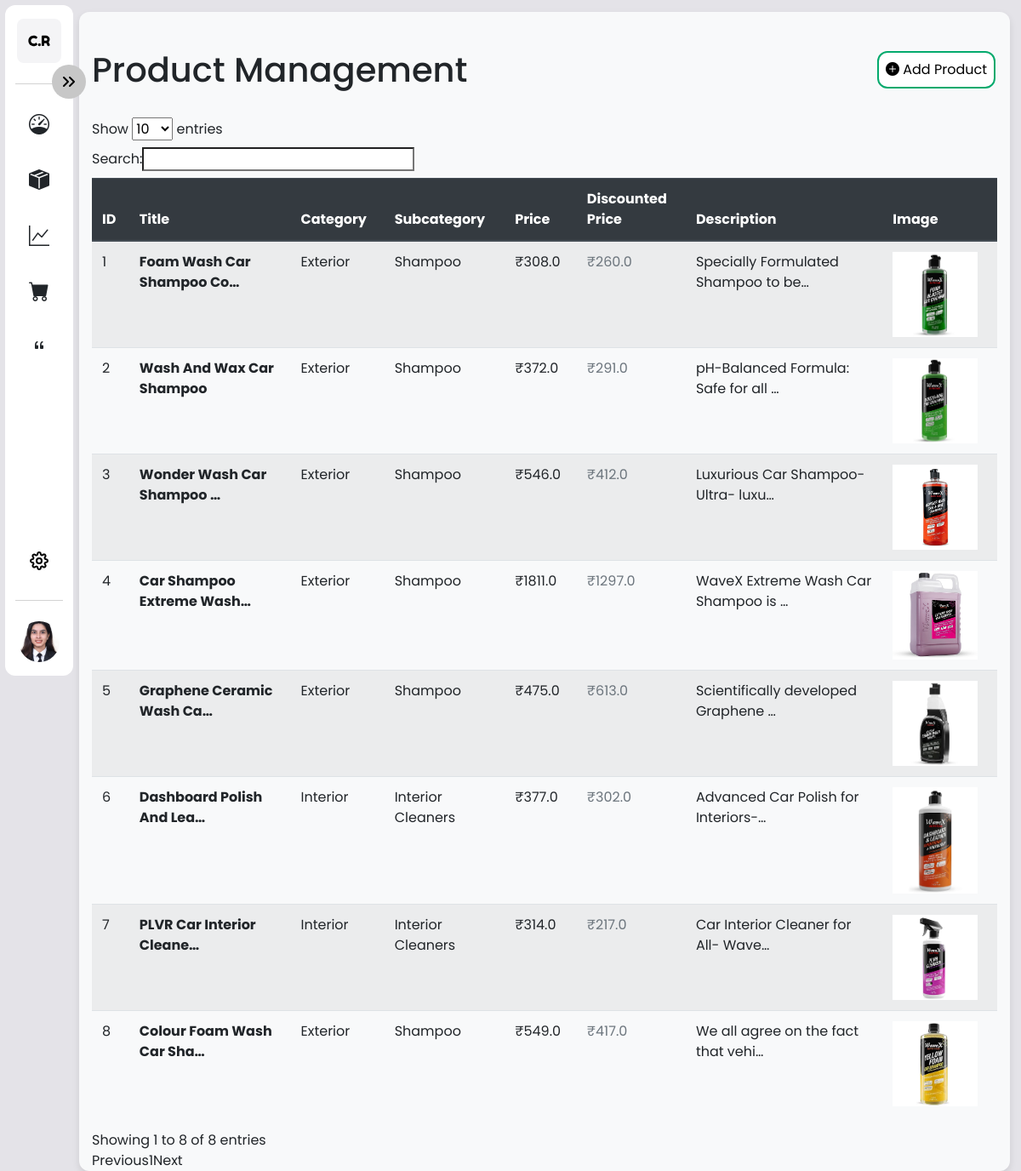
/admin_panel/products/, run on the app's committed database.
### shop/models.py (models this page shows, shortened)
class Product(models.Model):
    title = models.CharField(max_length=100)
    selling_price = models.FloatField(default=0.0)
    discounted_price = models.FloatField(null=True, blank=True, default=0.0)
    description = models.TextField(default='')
    category = models.ForeignKey(Category, on_delete=models.SET_NULL, null=True)
    subcategory = models.ForeignKey(SubCategory, on_delete=models.SET_NULL, null=True)
    product_image = models.ImageField(upload_to='productimg', default='')

### admin_panel/models.py (models this page shows)
class Category(models.Model):
    name = models.CharField(max_length=100, unique=True)
    description = models.TextField(blank=True, null=True)
    created_at = models.DateTimeField(auto_now_add=True)
    def __str__(self):
        return self.name

class SubCategory(models.Model):
    category = models.ForeignKey(Category, on_delete=models.CASCADE, related_name='subcategories')
    name = models.CharField(max_length=100)
    description = models.TextField(blank=True, null=True)
    created_at = models.DateTimeField(auto_now_add=True)
    def __str__(self):
        return self.name

### admin_panel/views.py (the view)
# urls.py: path("products/", views.products, name="products"),
def products(request):
    products = Product.objects.all()
    context = {'products': products}
    return render(request, 'products.html', context)

### admin_panel/templates/products.html (shortened to what this page needs)
{% extends "dashbase.html" %}
{% load crispy_forms_tags %}
{% block head %}
<head>
    {% load static %}
    <link rel="stylesheet" href="https://cdn.jsdelivr.net/npm/bootstrap-icons@1.11.3/font/bootstrap-icons.min.css">
</head>
{% endblock head %}
{% block main %}
<div class="container mt-4">
    <div class="d-flex justify-content-between align-items-center mb-4">
        <h1 class="mb-0">Product Management</h1>
        <form method="post" enctype="multipart/form-data" action="{% url 'add_product' %}" class="d-inline">
            <button type="submit" class="btn btn-primary ml-2"><i class="bi bi-plus-circle-fill"></i> Add Product</button>
        </form>
    </div>
    <div class="row">
        <div class="col">
            <div class="table-responsive">
                <table class="table table-striped">
                    <thead class="thead-dark">
                        <tr>
                            <th scope="col">ID</th>
                            <th scope="col">Title</th>
                            <th scope="col">Category</th>
                            <th scope="col">Subcategory</th>
                            <th scope="col">Price</th>
                            <th scope="col">Discounted Price</th>
                            <th scope="col">Description</th>
                            <th scope="col">Image</th>
                        </tr>
                    </thead>
                    <tbody>
                        {% for product in products %}
                        <tr>
                            <td>{{ product.id }}</td>
                            <td>
                                <a href="{% url 'edit_product' product.pk %}" class="text-decoration-none">
                                    <strong>{{ product.title|truncatechars:25 }}</strong>
                                </a>
                            </td>
                            <td>{{ product.category }}</td>
                            <td>{{ product.subcategory }}</td>
                            <td>₹{{ product.selling_price }}</td>
                            <td>
                                {% if product.discounted_price %}
                                    <span class="text-muted">₹{{ product.discounted_price }}</span>
                                {% endif %}
                            </td>
                            <td>{{ product.description|truncatechars:35 }}</td>
                            <td>
                                <img src="{{ product.product_image.url }}" alt="{{ product.title }}" style="width: 100px; height: auto;">
                            </td>
                        </tr>
                        {% endfor %}
                    </tbody>
                </table>
            </div>
        </div>
    </div>
</div>
{% endblock main %}

### shop/static/dash/style.css (style rules this page uses)
*, *::before, *::after { margin: 0; padding: 0; box-sizing: border-box; }
body { height: 100vh; background-color: #e4e3e8; padding: 0.375rem; font-family: Poppins, sans-serif; position: relative; }
button, a { all: unset; font: inherit; cursor: pointer; }
.col { display: flex; }
.btn-primary { background-color: #04AA6D; border: none; color: white; padding: 16px 32px; text-align: center; text-decoration-color: #04AA6D; display: inline-block; font-size: 16px; margin: 10px 2px; transition-duration: 0.4s; cursor: pointer; }
.btn-primary { background-color: white; color: black; border: 2px solid #04AA6D; border-radius: 12px; padding: 0.5rem; }

### data on the page
Product: id "1", title "Foam Wash Car Shampoo Co…", category "Exterior", subcategory "Shampoo", selling_price "308.0", discounted_price "260.0", description "Specially Formulated Shampoo to be…", product_image (picture)
Product: id "2", title "Wash And Wax Car Shampoo", category "Exterior", subcategory "Shampoo", selling_price "372.0", discounted_price "291.0", description "pH-Balanced Formula: Safe for all …", product_image (picture)
Product: id "3", title "Wonder Wash Car Shampoo …", category "Exterior", subcategory "Shampoo", selling_price "546.0", discounted_price "412.0", description "Luxurious Car Shampoo- Ultra- luxu…", product_image (picture)
Product: id "4", title "Car Shampoo Extreme Wash…", category "Exterior", subcategory "Shampoo", selling_price "1811.0", discounted_price "1297.0", description "WaveX Extreme Wash Car Shampoo is …", product_image (picture)
Product: id "5", title "Graphene Ceramic Wash Ca…", category "Exterior", subcategory "Shampoo", selling_price "475.0", discounted_price "613.0", description "Scientifically developed Graphene …", product_image (picture)
Product: id "6", title "Dashboard Polish And Lea…", category "Interior", subcategory "Interior Cleaners", selling_price "377.0", discounted_price "302.0", description "Advanced Car Polish for Interiors-…", product_image (picture)
Product: id "7", title "PLVR Car Interior Cleane…", category "Interior", subcategory "Interior Cleaners", selling_price "314.0", discounted_price "217.0", description "Car Interior Cleaner for All- Wave…", product_image (picture)
Product: id "8", title "Colour Foam Wash Car Sha…", category "Exterior", subcategory "Shampoo", selling_price "549.0", discounted_price "417.0", description "We all agree on the fact that vehi…", product_image (picture)
